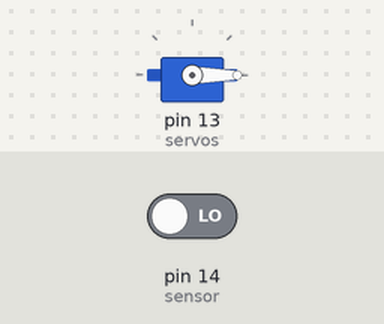
The sketch below on a simulated Arduino Uno, built for the host (arithmetic inside an expression is 32-bit, double 64-bit). On the bench: servo. The inputs (shaded band) are chosen by the test bench; at power-on: pin 14 (sensor) LOW. What the sketch prints to the serial monitor is not drawn.

Above: at 1.2 s.
1.3 s: pin 14 (sensor) driven HIGH
At 1.9 s:
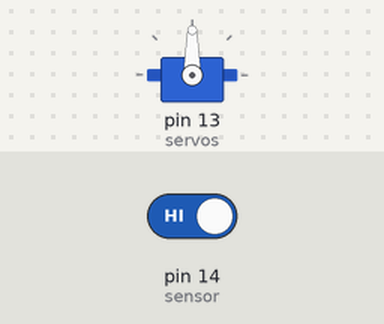
2.8 s: pin 14 (sensor) driven LOW
At 3.1 s:
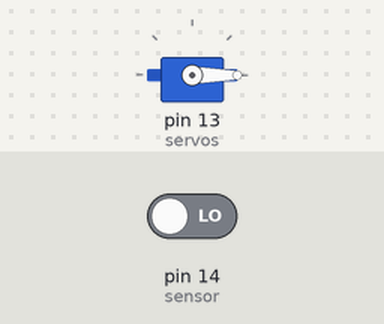
Timing chart, 0 to 5.8 s (numbered marks = the images above; inputs shaded):
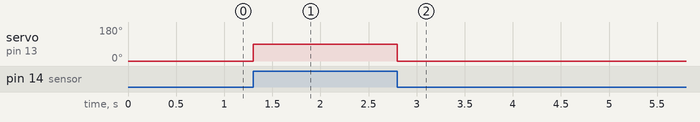

Measured:
- after the input at 1.3 s, servo on pin 13 (servos): 0° → 90° at once
- after the input at 2.8 s, servo on pin 13 (servos): 90° → 0° at once

The sketch:

servo_ESP8266_test.ino
```cpp
#include <ThingSpeak.h>


#include <Servo.h>
Servo servos;


//const int led1 = 4;
//const int led2 = 0;
//const int led3 = 2;

const int sensor = 14;
int nilai;

void setup() {
  Serial.begin(115200);
  servos.attach(13);
  pinMode(sensor, INPUT);
}

void loop() {
  nilai = digitalRead(sensor);
  Serial.println(nilai);
  if (nilai == 1){
    servos.write(90);
   } else {
     servos.write(0);
   }
}
```
